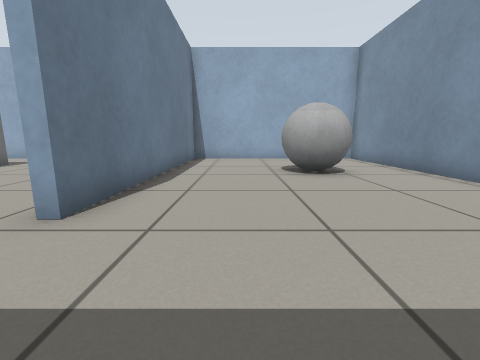
[1] (above)

18 first-person views from a walk through a world built for the Gazebo simulator. The camera is 0.5 m above the floor, tilts 10° down and sees 90° across. The floor is counted in squares, 0.5 m on a side. Each view is taken from the middle of a square. On the plan, view 1 faces up. The plan holds only what a view shows up to about 10 squares ahead; the rest is blank.

[2]
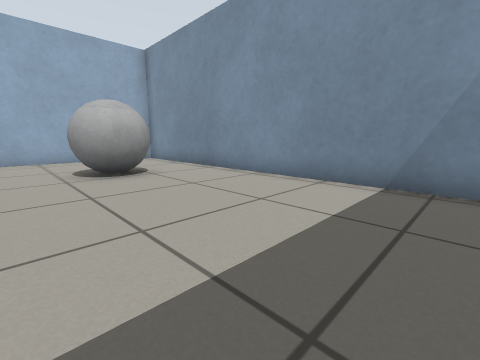

[3]
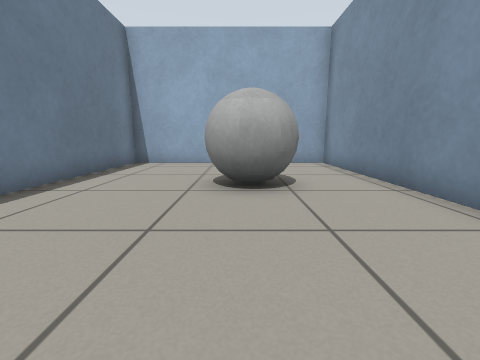

[4]
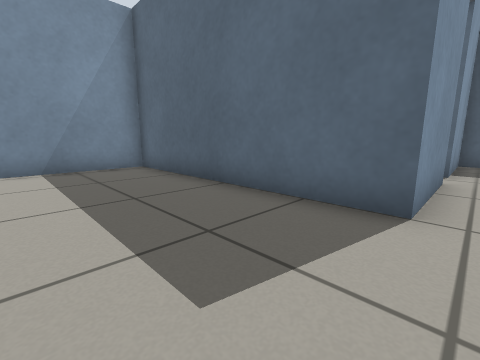

[5]
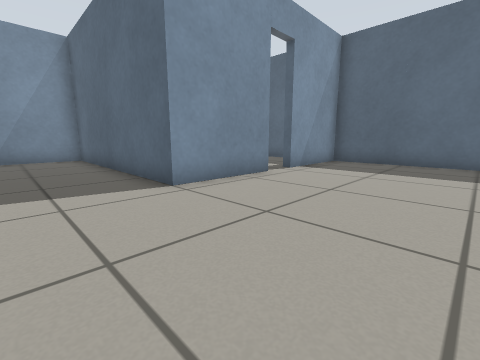

[6]
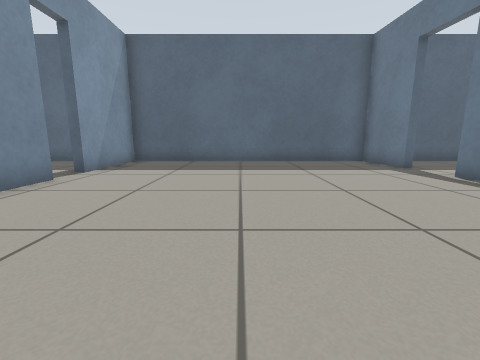

[7]
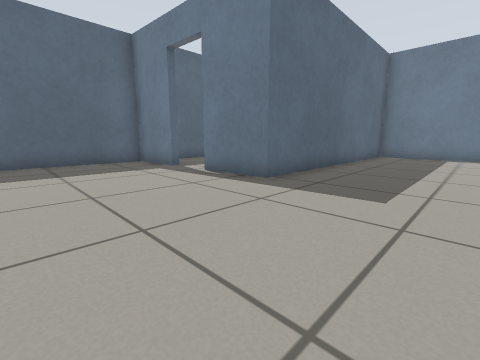

[8]
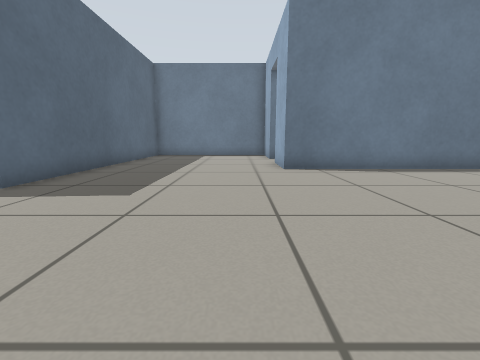

[9]
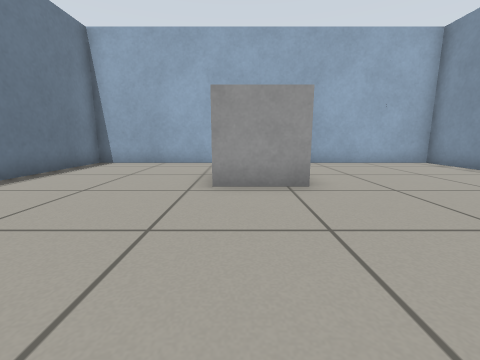

[10]
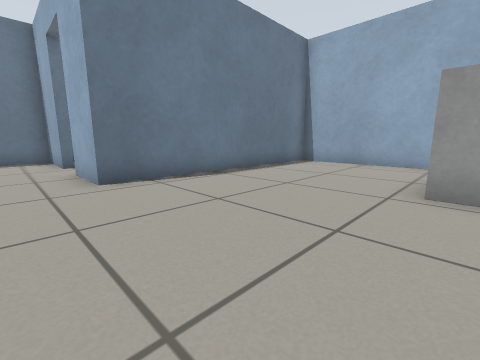

[11]
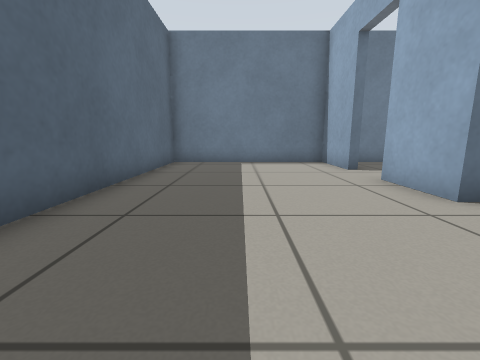

[12]
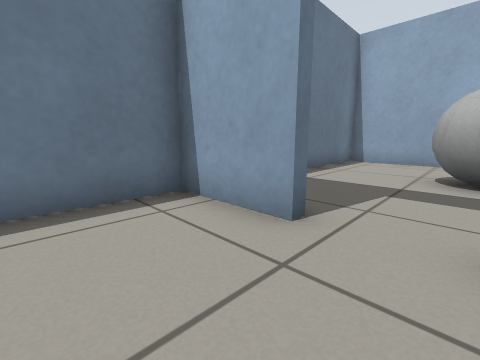

[13]
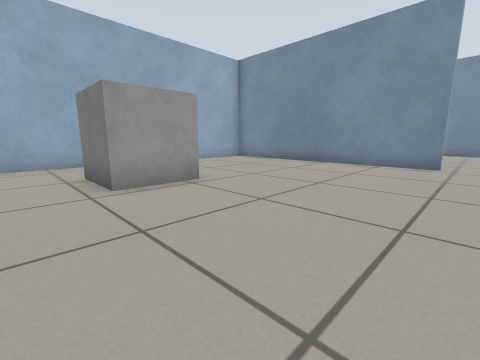

[14]
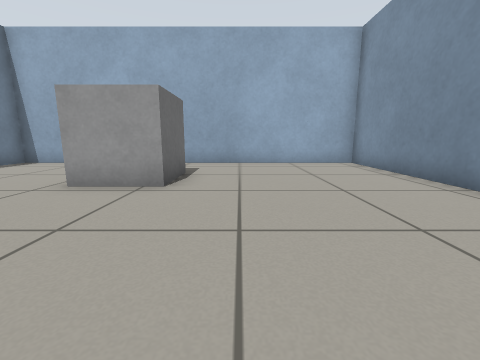

[15]
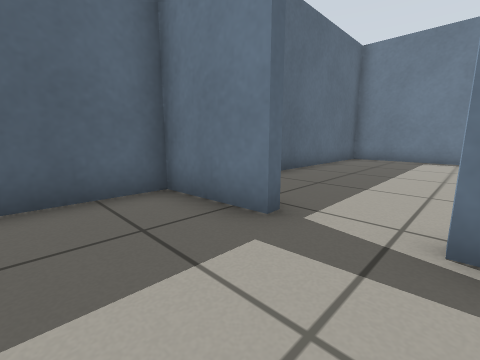

[16]
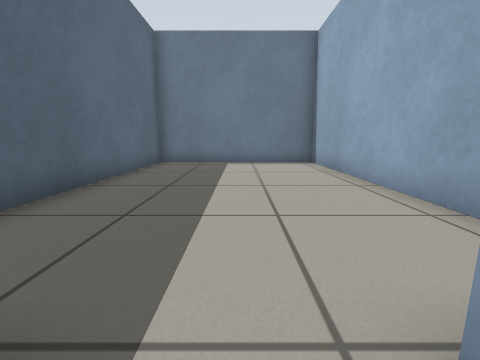

[17]
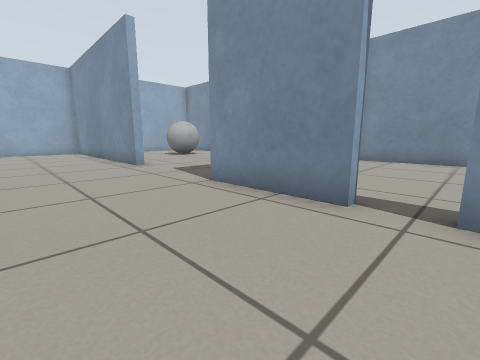

[18]
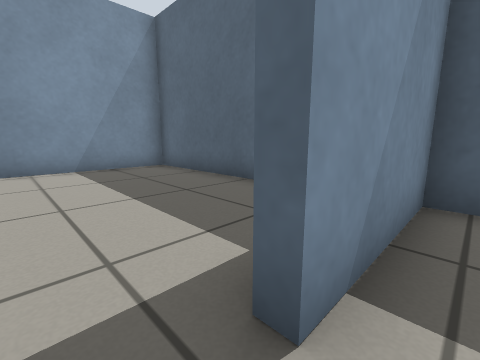

### Floor plan
Points are (right, up) in squares from view 1. A wall is a line through its corners. A room is listed if a view was taken in it or the views show most of it. See-through windows are left out.
Room 1 (views 1, 2, 3)
walls: (-2.5, -1.5) (5.4, -1.5) (5.4, 11.6) (-2.2, 11.6) (-2.2, 2.8) (-2.5, 2.8)
ways out: opening at (-2, 0.5) to room 2
objects: grey ball (1, 6) to (3, 7)
Room 2 (views 4, 5, 6, 7, 8, 9, 10, 11, 12, 13, 14, 15, 16, 17, 18)
walls: (-2.5, 2.8) (-2.5, 11.6) (-15.6, 11.6) (-15.6, 3.4) (-17.8, 3.4); (-12.8, -6.9) (-12.4, -6.9) (-12.3, -9.3) (-2.5, -9.3) (-2.5, -5.9); (-19.5, 3.4) (-21.9, 3.4) (-21.9, -2.7) (-12.7, -2.7) (-12.5, -5.1); (-2.5, -4.8) (-2.5, -1.5)
ways out: opening at (-2, 0.5) to room 1; open door at (-13, -6) to room 3; open door at (-2, -5.5) to room 4; open door at (-18.5, 3.5) to room 5
objects: grey box (-10, 7) to (-9, 9)
Room 3 (no view inside)
walls: (-14.9, -3) (-21.9, -3) (-21.9, -9.3) (-14.4, -9.3)
ways out: open door at (-13, -6) to room 2
Room 4 (no view inside)
walls: (0.1, -9.3) (5.4, -9.3) (5.4, -2.4)
ways out: open door at (-2, -5.5) to room 2
Room 5 (no view inside)
walls: (-21.9, 6) (-21.9, 4.1); (-18.3, 11.6) (-21.9, 11.6) (-21.9, 8)
ways out: open door at (-18.5, 3.5) to room 2
objects: grey ball (-19, 7) to (-18, 8)

Where each view was taken, in squares from view 1:
view 1: 0 up, 0 right, facing up
view 2: 0 up, 0 right, facing up-right
view 3: 2 up, 2 right, facing up
view 4: 2 up, 3 left, facing down-right
view 5: 1 up, 7 left, facing down-right
view 6: 1 up, 7 left, facing down
view 7: 1 up, 8 left, facing down-left
view 8: 2 up, 8 left, facing left
view 9: 2 up, 10 left, facing up
view 10: 2 up, 10 left, facing up-left
view 11: 0 up, 12 left, facing left
view 12: 1 up, 18 left, facing up-left
view 13: 2 up, 12 left, facing up-right
view 14: 2 up, 7 left, facing up
view 15: 5 down, 10 left, facing down-left
view 16: 6 down, 12 left, facing left
view 17: 6 down, 6 left, facing up-right
view 18: 5 down, 3 left, facing down-right
